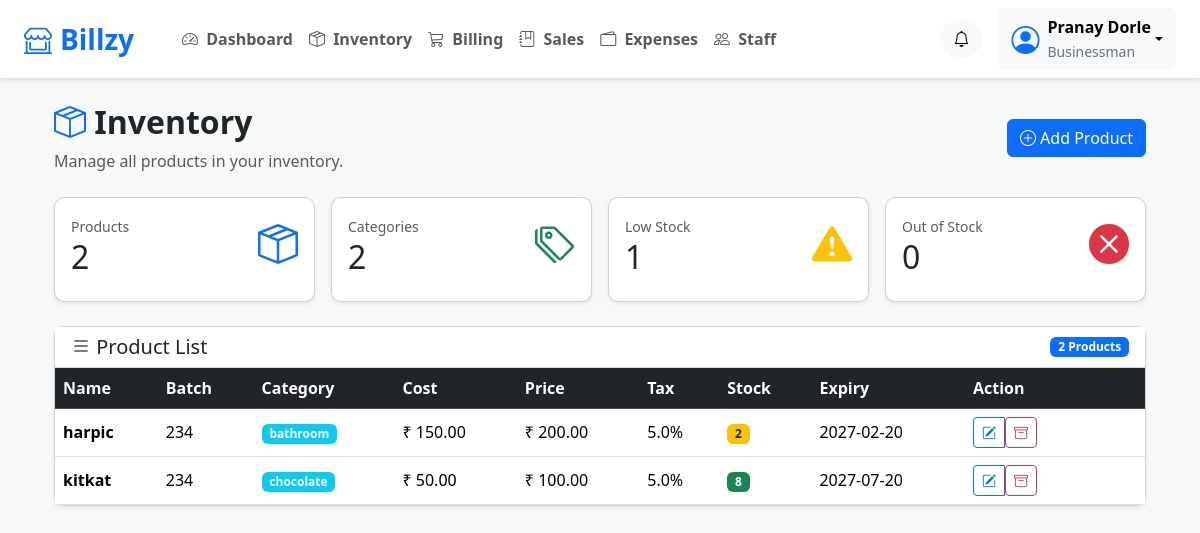
The page /inventory (signed in) on the database its author committed.
### models.py (models this page shows, shortened)
class User(UserMixin, db.Model):
    __tablename__ = "users"
    id = db.Column(db.Integer, primary_key=True)
    name = db.Column(db.String(120), nullable=False)
    email = db.Column(db.String(120), unique=True, nullable=False)
    phone = db.Column(db.String(20))
    password_hash = db.Column(db.String(255), nullable=False)
    role = db.Column(db.String(30), nullable=False)
    is_active_flag = db.Column(db.Boolean, default=True)  # FR-1.3: activate/deactivate
    created_at = db.Column(db.DateTime, default=datetime.utcnow)
    shop_id = db.Column(db.Integer, db.ForeignKey("shops.id"), nullable=True)
    @property
    def is_active(self):
        return self.is_active_flag
    def can(self, module, action):
        matrix = {
            ROLE_SUPER_ADMIN: {
                "system_settings": {"read", "write"},
                "staff": {"read", "write"},
                "profile_tax": {"read"},
                "inventory": {"read"},
            },
            ROLE_BUSINESSMAN: {
                "staff": {"read", "write"},
                "profile_tax": {"read", "write"},
                "inventory": {"read", "write"},
                "billing": {"read", "write"},
                "finance": {"read", "write"},
            },
            ROLE_STORE_MANAGER: {
                "staff": {"read"},
                "profile_tax": {"read"},
                "inventory": {"read", "write"},
                "billing": {"read", "write"},
                "finance": {"read"},
            },
            ROLE_BILLING_OPERATOR: {
                "inventory": {"read"},
                "billing": {"read", "write"},
            },
        }
        return action in matrix.get(self.role, {}).get(module, set())

class Product(db.Model):
    __tablename__ = "products"
    id = db.Column(db.Integer, primary_key=True)
    shop_id = db.Column(db.Integer, db.ForeignKey("shops.id"), nullable=False)
    name = db.Column(db.String(150), nullable=False)
    sku = db.Column(db.String(60))
    category = db.Column(db.String(80))
    cost_price = db.Column(db.Float, nullable=False, default=0)
    selling_price = db.Column(db.Float, nullable=False, default=0)
    tax_rate = db.Column(db.Float, nullable=False, default=0)  # percent
    stock_qty = db.Column(db.Integer, nullable=False, default=0)
    min_threshold = db.Column(db.Integer, nullable=False, default=5)  # FR-3.3
    batch_no = db.Column(db.String(60))  # FR-3.2
    expiry_date = db.Column(db.Date)  # FR-3.2
    archived = db.Column(db.Boolean, default=False)

### blueprints/inventory.py (the view)
@inventory_bp.route("/inventory")
@login_required
@permission_required("inventory", "read")
def list_products():
    products = Product.query.filter_by(
        shop_id=current_user.shop_id,
        archived=False
    ).all()
    categories_count = len(set(p.category for p in products if p.category))
    low_stock_count = sum(
        1 for p in products
        if getattr(p, 'stock_qty', 0) <= getattr(p, 'min_threshold', 5) and getattr(p, 'stock_qty', 0) > 0
    )
    out_stock_count = sum(1 for p in products if getattr(p, 'stock_qty', 0) == 0)
    return render_template(
        "inventory/list.html",
        products=products,
        categories=categories_count,
        low_stock=low_stock_count,
        out_stock=out_stock_count
    )

### templates/inventory/list.html (shortened to what this page needs)
{% extends "base.html" %}
{% block content %}
<div class="container-fluid">
    <div class="d-flex justify-content-between align-items-center mb-4">
        <div>
            <h2 class="fw-bold">
                <i class="bi bi-box-seam text-primary"></i>
                Inventory
            </h2>
            <p class="text-muted mb-0">
                Manage all products in your inventory.
            </p>
        </div>
        <div class="d-flex gap-2">
            <a href="{{ url_for('inventory.new_product') }}" class="btn btn-primary">
                <i class="bi bi-plus-circle"></i>
                Add Product
            </a>
        </div>
    </div>
    <div class="row g-3 mb-4">
        <div class="col-lg-3">
            <div class="card shadow-sm">
                <div class="card-body">
                    <div class="d-flex justify-content-between">
                        <div>
                            <small class="text-muted">Products</small>
                            <h2>{{ products|length }}</h2>
                        </div>
                        <i class="bi bi-box-seam fs-1 text-primary"></i>
                    </div>
                </div>
            </div>
        </div>
        <div class="col-lg-3">
            <div class="card shadow-sm">
                <div class="card-body">
                    <div class="d-flex justify-content-between">
                        <div>
                            <small class="text-muted">Categories</small>
                            <h2>{{ categories }}</h2>
                        </div>
                        <i class="bi bi-tags fs-1 text-success"></i>
                    </div>
                </div>
            </div>
        </div>
        <div class="col-lg-3">
            <div class="card shadow-sm">
                <div class="card-body">
                    <div class="d-flex justify-content-between">
                        <div>
                            <small class="text-muted">Low Stock</small>
                            <h2>{{ low_stock }}</h2>
                        </div>
                        <i class="bi bi-exclamation-triangle-fill fs-1 text-warning"></i>
                    </div>
                </div>
            </div>
        </div>
        <div class="col-lg-3">
            <div class="card shadow-sm">
                <div class="card-body">
                    <div class="d-flex justify-content-between">
                        <div>
                            <small class="text-muted">Out of Stock</small>
                            <h2>{{ out_stock }}</h2>
                        </div>
                        <i class="bi bi-x-circle-fill fs-1 text-danger"></i>
                    </div>
                </div>
            </div>
        </div>
    </div>
    <div class="card shadow-sm">
        <div class="card-header bg-white">
            <div class="d-flex justify-content-between align-items-center">
                <h5 class="mb-0">
                    <i class="bi bi-list"></i> Product List
                </h5>
                <span class="badge bg-primary">
                    {{ products|length }} Products
                </span>
            </div>
        </div>
        <div class="table-responsive">
            <table class="table table-hover align-middle mb-0">
                <thead class="table-dark">
                    <tr>
                        <th>Name</th>
                        <th>Batch</th>
                        <th>Category</th>
                        <th>Cost</th>
                        <th>Price</th>
                        <th>Tax</th>
                        <th>Stock</th>
                        <th>Expiry</th>
                        <th width="180">Action</th>
                    </tr>
                </thead>
                <tbody>
                    {% if products %}
                        {% for product in products %}
                        <tr>
                            <td>
                                <strong>{{ product.name }}</strong>
                            </td>
                            <td>{{ product.batch_no if product.batch_no else '-' }}</td>
                            <td>
                                <span class="badge bg-info">
                                    {{ product.category if product.category else 'N/A' }}
                                </span>
                            </td>
                            <td>₹ {{ "%.2f"|format(product.cost_price) }}</td>
                            <td>₹ {{ "%.2f"|format(product.selling_price) }}</td>
                            <td>{{ product.tax_rate if product.tax_rate else 0 }}%</td>
                            <td>
                                {% if product.stock_qty == 0 %}
                                    <span class="badge bg-danger">Out of Stock</span>
                                {% elif product.stock_qty <= product.min_threshold %}
                                    <span class="badge bg-warning text-dark">{{ product.stock_qty }}</span>
                                {% else %}
                                    <span class="badge bg-success">{{ product.stock_qty }}</span>
                                {% endif %}
                            </td>
                            <td>{{ product.expiry_date if product.expiry_date else '-' }}</td>
                            <td>
                                <div class="btn-group">
                                    <a href="{{ url_for('inventory.edit_product', product_id=product.id) }}"
                                       class="btn btn-sm btn-outline-primary">
                                        <i class="bi bi-pencil-square"></i>
                                    </a>
                                    <form method="POST" action="{{ url_for('inventory.archive_product', product_id=product.id) }}" class="d-inline" onsubmit="return confirm('Archive this product?')">
                                        <button type="submit" class="btn btn-sm btn-outline-danger">
                                            <i class="bi bi-archive"></i>
                                        </button>
                                    </form>
                                </div>
                            </td>
                        </tr>
                        {% endfor %}
                    {% endif %}
                </tbody>
            </table>
        </div>
    </div>
</div>
{% endblock %}

### templates/base.html (shortened to what this page needs)
<!doctype html>
<html lang="en" data-bs-theme="light">
<head>
  <link href="https://cdn.jsdelivr.net/npm/bootstrap@5.3.3/dist/css/bootstrap.min.css" rel="stylesheet">
  <link rel="stylesheet"
        href="https://cdn.jsdelivr.net/npm/bootstrap-icons@1.11.3/font/bootstrap-icons.min.css">
  <link href="{{ url_for('static', filename='css/style.css') }}" rel="stylesheet">
</head>
<body>
 <nav class="navbar navbar-expand-lg navbar-light bg-white border-bottom shadow-sm sticky-top">
    <div class="container-fluid px-4">
        <a class="navbar-brand fw-bold fs-3 text-primary"
           href="{{ url_for('dashboard.index') if current_user.is_authenticated else url_for('auth.login') }}">
            <i class="bi bi-shop-window me-2"></i>Billzy
        </a>
        <div class="collapse navbar-collapse" id="navbarNav">
            {% if current_user.is_authenticated %}
            <ul class="navbar-nav ms-4 me-auto">
                <li class="nav-item">
                    <a class="nav-link fw-semibold" href="{{ url_for('dashboard.index') }}">
                        <i class="bi bi-speedometer2 me-1"></i>
                        Dashboard
                    </a>
                </li>
                {% if current_user.can('inventory','read') %}
                <li class="nav-item">
                    <a class="nav-link fw-semibold" href="{{ url_for('inventory.list_products') }}">
                        <i class="bi bi-box-seam me-1"></i>
                        Inventory
                    </a>
                </li>
                {% endif %}
                {% if current_user.can('billing','read') %}
                <li class="nav-item">
                    <a class="nav-link fw-semibold" href="{{ url_for('billing.pos') }}">
                        <i class="bi bi-cart3 me-1"></i>
                        Billing
                    </a>
                </li>
                {% endif %}
                {% if current_user.can('finance','read') %}
                <li class="nav-item">
                    <a class="nav-link fw-semibold" href="{{ url_for('finance.sales_ledger') }}">
                        <i class="bi bi-journal-bookmark me-1"></i>
                        Sales
                    </a>
                </li>
                {% endif %}
                {% if current_user.can('finance','write') %}
                <li class="nav-item">
                    <a class="nav-link fw-semibold" href="{{ url_for('finance.expenses') }}">
                        <i class="bi bi-wallet2 me-1"></i>
                        Expenses
                    </a>
                </li>
                {% endif %}
                {% if current_user.can('staff','write') %}
                <li class="nav-item">
                    <a class="nav-link fw-semibold" href="{{ url_for('auth.staff') }}">
                        <i class="bi bi-people me-1"></i>
                        Staff
                    </a>
                </li>
                {% endif %}
            </ul>
            <div class="d-flex align-items-center gap-3">
                <button class="btn btn-light rounded-circle">
                    <i class="bi bi-bell"></i>
                </button>
                <div class="dropdown">
                    <button class="btn btn-light dropdown-toggle d-flex align-items-center"
                            data-bs-toggle="dropdown">
                        <i class="bi bi-person-circle fs-3 text-primary me-2"></i>
                        <div class="text-start">
                            <div class="fw-bold">
                                {{ current_user.name }}
                            </div>
                            <small class="text-secondary">
                                {{ current_user.role.replace('_',' ').title() }}
                            </small>
                        </div>
                    </button>
                </div>
            </div>
            {% endif %}
        </div>
    </div>
</nav>
  <div class="container mt-4">
    {% block content %}{% endblock %}
  </div>
</body>
</html>

### static/css/style.css (style rules this page uses)
body { background-color: #f7f8f8; }
.card { border-radius: 10px; }

### rows shown on the page
User: name "Pranay Dorle", role.replace "Businessman"
Product: name "harpic", batch_no "234", category "bathroom", cost_price "150.00", selling_price "200.00", tax_rate "5.0", stock_qty "2", expiry_date "2027-02-20"
Product: name "kitkat", batch_no "234", category "chocolate", cost_price "50.00", selling_price "100.00", tax_rate "5.0", stock_qty "8", expiry_date "2027-07-20"

### other values the page prints
{{ products|length }} "2"
{{ categories }} "2"
{{ low_stock }} "1"
{{ out_stock }} "0"
